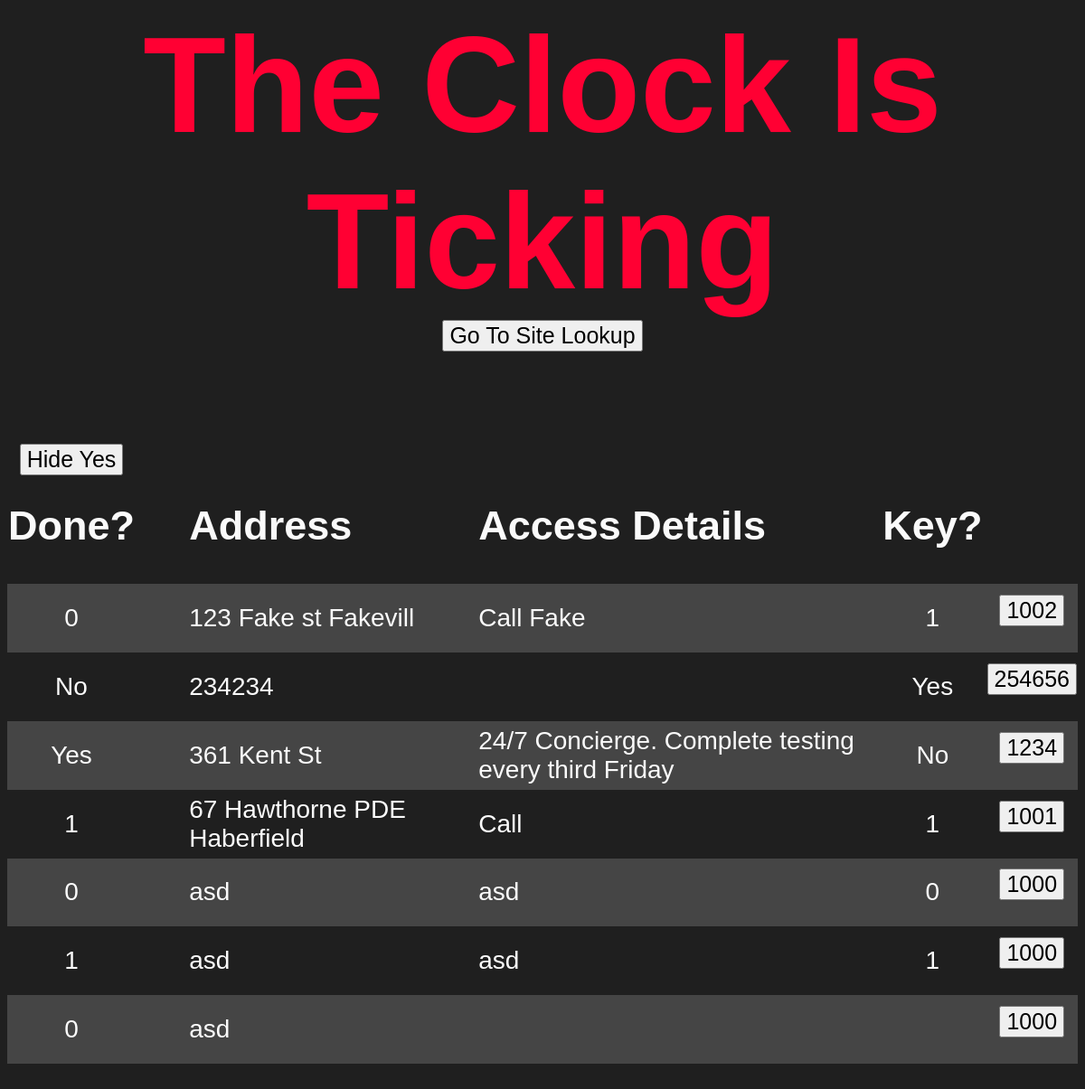
Page /monthly.php on the committed database.
### tables this page shows
CREATE TABLE "keys" (
	"id_number"	INTEGER,
	"address"	TEXT,
	"key_holder"	TEXT,
	"date_of_issue"	TEXT,
	"key_provider"	TEXT,
	"large"	TEXT,
	"fip"	TEXT,
	"pump"	TEXT,
	"access"	TEXT,
	"is_key"	TEXT,
	"unique"	INTEGER,
	"area"	INTEGER,
	PRIMARY KEY("unique" AUTOINCREMENT)
);

### monthly.php (the view, shortened to what this page needs)
<html>
<head>
</head>
<body>
    <h1>
        The Clock Is Ticking
        <br>
        <button style="font-size: 25px; text-align: center" id="myButton">Go To Site Lookup</button>
    </h1>
<table>
    <tr>
        <td style="background-color: #1f1f1f">
                <form action="monthly.php" method="post">
                    <input style="padding-top: 1%" type="submit" value="Hide Yes" name="hide">
                </form>
        </td>
    </tr>
    <tr>
        <td style="width: 10%"><h2>Done?</h2></td>
        <td style="padding-left: 5%; text-align: left"><h2>Address</h2></td>
        <td style="text-align: left; padding-left: 5%"><h2>Access Details</h2></td>
        <td style="width: 10%"><h2>Key?</h2></td>
    </tr>
    <?php
    $pdo = new PDO('sqlite:keys.db');
    if ($_POST['hide'] == "Hide Yes") {
        $statement = $pdo->query("SELECT * from keys WHERE fip IS 'No' ORDER BY address ASC");
    } else {
        $statement = $pdo->query("SELECT * from keys WHERE fip IS NOT NULL ORDER BY address ASC");
    }
    $keys = $statement->fetchAll(PDO::FETCH_ASSOC);
        foreach($keys as $row => $key){
            echo "<tr><h3>";
            echo "<td style='padding-top: 1%; padding-bottom: 1%'>" .  $key['fip']  .  "</td>";
            echo "<td style='text-align: left; padding-left: 5%'>" .  $key['address']  .  "</td>";
            echo "<td style='text-align: left; padding-left: 5%'>" .  $key['access']  .  "</td>";
            echo "<td>" .  $key['is_key']  .  "</td>";
            echo "<td style='padding-top: 1%'><form action='monthly.php' id='done' method='post'><input  type='submit' name='done' value=" . $key['id_number'] . "></form></td>";
            echo "</h3></tr>";
        }
    ?>
</table>
</body>
</html>

### monthly.php (style rules this page uses)
body { font-family: Century Gothic, CenturyGothic, AppleGothic, sans-serif; background: #1f1f1f; color: #fafafa; }
table, tr, td { border-collapse: collapse; }
tr:nth-child(odd) { background-color: #454545; }
table { width: 100%; margin: 100px auto; text-align: center; }
tr { height: 30px; font-size: 35px; }
td { font-size: 28px; }
h1 { font-size: 150px; text-align: center; color: #ff0033; padding-bottom: -10%; }
h2 { font-size: 45px; }
h3 { font-size: 45px; }
input { font-size: 25px; resize: none; font-family: Century Gothic, CenturyGothic, AppleGothic, sans-serif; }

### rows in the picture
keys: fip "0", address "123 Fake st Fakevill", access "Call Fake", is_key "1", done "1002"
keys: fip "No", address "234234", is_key "Yes", done "254656"
keys: fip "Yes", address "361 Kent St", access "24/7 Concierge. Complete testing every third Friday", is_key "No", done "1234"
keys: fip "1", address "67 Hawthorne PDE Haberfield", access "Call", is_key "1", done "1001"
keys: fip "0", address "asd", access "asd", is_key "0", done "1000"
keys: fip "1", address "asd", access "asd", is_key "1", done "1000"
keys: fip "0", address "asd", done "1000"
